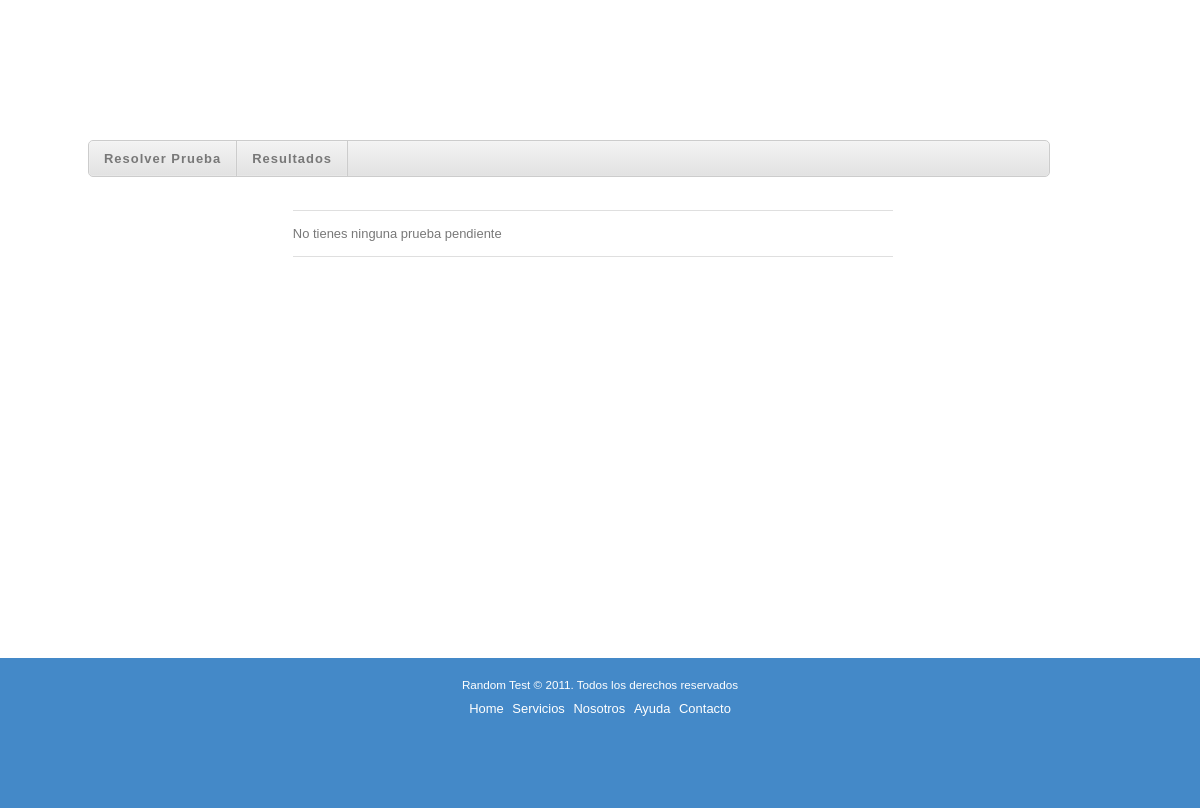
Before: /system/alumno/index.php (signed in) with the older database file.
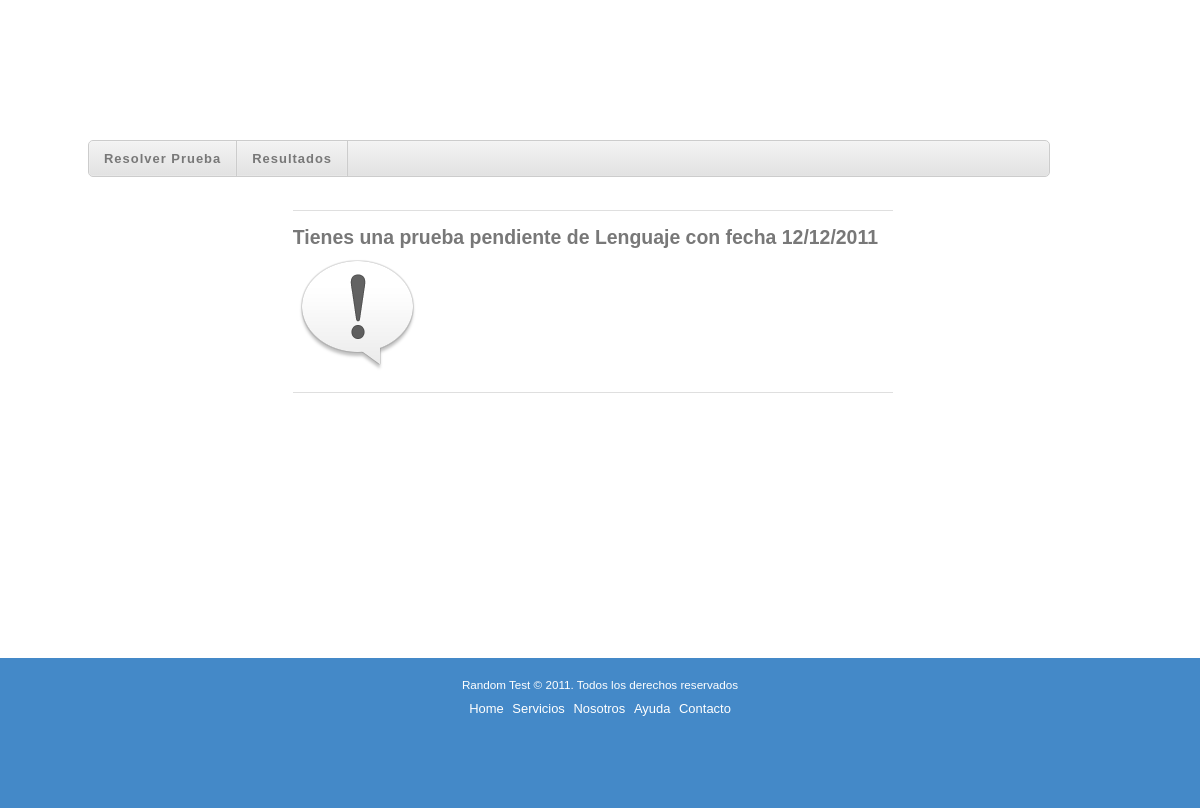
After: the same page with the newer database file.
### tables this page shows
CREATE TABLE `prueba` (
  `idprueba` int(11) NOT NULL AUTO_INCREMENT,
  `nombre` varchar(60) NOT NULL,
  `alumno_idalumno` int(11) NOT NULL,
  `estado` varchar(45) NOT NULL DEFAULT 'ACTIVA',
  `fechaHora_inicio` datetime NOT NULL,
  `fechaHora_termino` datetime NOT NULL,
  PRIMARY KEY (`idprueba`,`alumno_idalumno`)
);

### system/alumno/index.php (the view, shortened to what this page needs)
<?php session_start();
if(!empty($_SESSION['user_id']) && !empty($_SESSION['user_name']) && $_SESSION['user_type']=='Alumno'){
$query = mysql_query("SELECT
						  Prueba.idprueba,
						  Prueba.nombre,
						  DATE(Prueba.fechaHora_inicio)
						FROM prueba Prueba
						WHERE Prueba.alumno_idalumno = ".$_SESSION['user_id']."
						    AND Prueba.estado = 'ACTIVA'")or die(mysql_error());
while($row = mysql_fetch_array($query)){
	$nombre = $row[1];
	$fecha = $row[2];
}
?>
<!DOCTYPE html PUBLIC "-//W3C//DTD XHTML 1.0 Transitional//EN" "http://www.w3.org/TR/xhtml1/DTD/xhtml1-transitional.dtd">
<html xmlns="http://www.w3.org/1999/xhtml">
<head>
<link rel="stylesheet" type="text/css" href="../../css/style.css" />
<link rel="stylesheet" type="text/css" href="../css/formvalidate.css" />
<link rel="stylesheet" type="text/css" href="../css/newmenu.css" />
</head>
<body>
	<div id="system-cont">
	<div id="header">
	</div>
	<div id="main">
		<div id="menu">
				<ul id="dropdown_nav">
					<li>
						<a href="Javascript: void(0);" class="option" data-url="resolve"><span>Resolver Prueba</span></a>
					</li>
					<li>
						<a href="Javascript: void(0);" class="option" data-url="result"><span>Resultados</span></a>
					</li>
				</ul>
		</div>
		<div id="content-system">
			<?if(!empty($nombre)){
				$exp = explode("-", $fecha);
			?>
			<form class="form-style">
				<ul>
					<li class="first">
						<h2>
							Tienes una prueba pendiente de <?=$nombre;?> con fecha <?=$exp[2]."/".$exp[1]."/".$exp[0]?>
						</h2>
						<img src="../../img/alert.png" />
					</li>
				</ul>
			</form>
			<?}else{?>
			<form class="form-style">
				<ul>
					<li class="first">
						<p>
							No tienes ninguna prueba pendiente
						</p>
					</li>
				</ul>
			</form>
			<?}?>
		</div>
	</div>
	<div class="push"></div>
	</div>
	<div id="footer">
		<div class="footer-center">
			<p>Random Test &copy; <?=date("Y");?>. Todos los derechos reservados</p>
			<ul>
				<li><a href="#">Home</a></li>
				<li><a href="#">Servicios</a></li>
				<li><a href="#">Nosotros</a></li>
				<li><a id="help" href="#">Ayuda</a></li>
				<li><a href="#">Contacto</a></li>
			</ul>
		</div>
	</div>
</body>
</html>
<?}?>

### css/style.css (style rules this page uses)
* { margin:0;padding: 0; }
html, body { height: 100%; font-family: Arial, Helvetica, sans-serif; font-size: 0.9em; }
a { text-decoration:none; }
#header { width:100%; height: 140px; }
#system-cont { width:1024px; min-height:100%; height: auto !important; border-left:2px #444444; border-right:2px #444444; margin: 0 auto -142px; }
#main { width:100%; min-height: 380px; height:auto; }
#menu { width:auto; height: 50px; }
#content-system { width:auto; height: auto; }
#footer, .push { height: 142px; }
#footer { width:100%; height: 150px; background: #4489c8; }
.footer-center { width:600px; height: 60px; margin-left:auto; margin-right:auto; padding-top:20px; margin-bottom:20px; }
.footer-center p { font-family: Arial, Helvetica, sans-serif; font-size: 0.9em; text-align: center; color:#fff; }
.footer-center ul { text-align: center; margin-top:10px; }
.footer-center li { list-style-type: none; display: inline; margin-left:5px; color: #fff; }
.footer-center li:first-child, #footer-center li:last-child { margin-left:0px; }
.footer-center a { color: #ffffff; }

### system/css/formvalidate.css (style rules this page uses)
.form-style { font-family: normal 12px 'Lucida Sans Unicode','Lucida Grande',Helvetica,Arial,sans-serif; color: #787878; margin-top:20px; margin-left:20%; }
.form-style ul, ul li { list-style-type: none; margin: 0; padding: 0; }
.form-style ul li.first { border-top: 1px solid #DFDFDF; }
.form-style ul li { border-bottom: 1px solid #DFDFDF; padding: 15px 0; width:600px; overflow:hidden; }
.form-style ul p { float: left; margin: 0; width: 310px; }

### system/css/newmenu.css (style rules this page uses)
#dropdown_nav { width:960px; padding:0px; display:inline-block; list-style:none; -moz-box-shadow:inset 0px 0px 1px #fff; -webkit-box-shadow:inset 0px 0px 1px #fff; border:1px solid #ccc; -moz-border-radius:5px; -webkit-border-radius:5px; background:#e2e2e2; background:-moz-linear-gradient(#f3f3f3, #e2e2e2); background:-webkit-gradient(linear, 0 0, 0 100%, from(#f3f3f3), to(#e2e2e2)); }
#dropdown_nav li { padding:10px 0px 10px 0px; float:left; position:relative; display:inline-block; }
#dropdown_nav span { font-family: normal 12px 'Lucida Sans Unicode','Lucida Grande',Helvetica,Arial,sans-serif; padding-top: 18px; color: #787878; font-weight:bold; }
#dropdown_nav li a { padding:10px 15px 10px 15px; -moz-box-shadow:inset 0px 0px 1px #fff; -webkit-box-shadow:inset 0px 0px 1px #fff; border-right:1px solid #ccc; letter-spacing: 1px; }

Changed rows visible on the page:
added prueba: nombre "Lenguaje"
Other visible differences:
$exp[2]: (not shown) → "12"
$exp[1]: (not shown) → "12"
$exp[0]: (not shown) → "2011"
text no longer shown: "No tienes ninguna prueba pendiente"
text now shown: "Tienes una prueba pendiente de con fecha / /"
